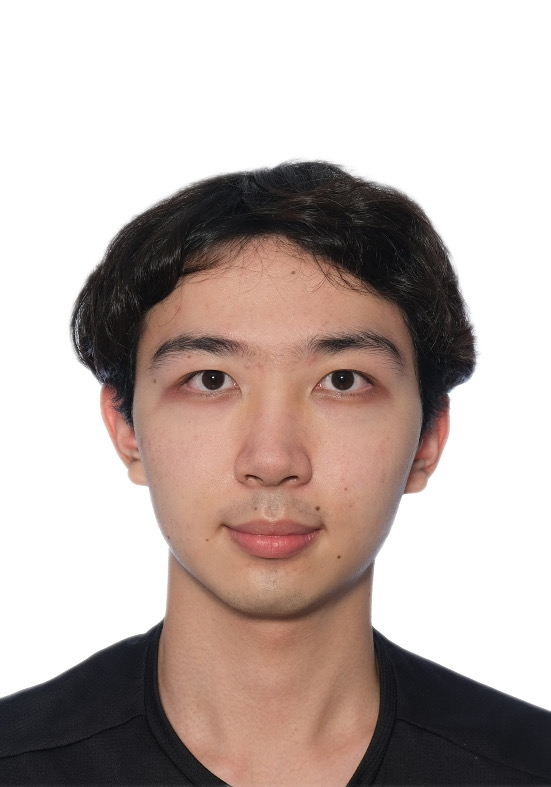
#> input picture WhatsApp Image 2023-01-07 at 11.18.13.jpg, 551 x 787 px, found by its file name
$ python FaceEyeDetection_pictureOnly.py
#> lines starting #> are read from the running program, lines starting #| are printed output that depends on the picture; after the words box and inside, x2 and y2 are one past the last pixel; in counts of white or black regions, pixels touching at a corner belong together
import cv2
import numpy as np

#load the image
image = cv2.imread("C:\\Users\\admin\Pictures\\WhatsApp Image 2023-01-07 at 11.18.13.jpg")
#> image is the input picture: shape (787, 551, 3); mean B, G, R 171, 175.8, 189.4

#convert the image to grayscale (gray is good for detection)
gray_img = cv2.cvtColor(image, cv2.COLOR_BGR2GRAY)#color from BGR to Gray
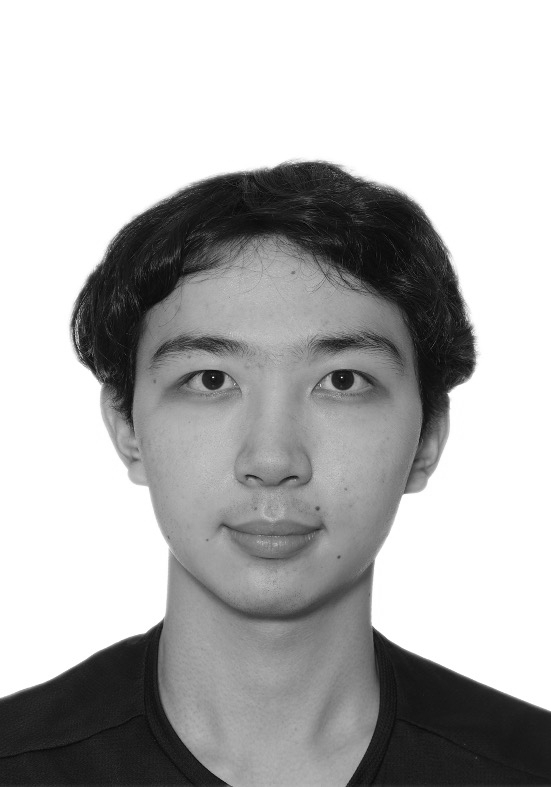
#> gray_img: shape (787, 551); min 1, max 255, mean 179.3

#load the haar cascade classifiers for face and eye detection
face_detector = cv2.CascadeClassifier("C:\\opencv\\build\\etc\\haarcascades\\haarcascade_frontalface_default.xml")
eye_detector = cv2.CascadeClassifier("C:\\opencv\\build\etc\\haarcascades\\haarcascade_eye.xml")


#results lists coordinates (x,y,w,h) of bounding boxes around the detected object
#perform face detection
results = face_detector.detectMultiScale(gray_img, scaleFactor=1.05, minNeighbors=5, minSize=(30,30), flags=cv2.CASCADE_SCALE_IMAGE)
#> results = [[105, 248, 344, 344]]
for (x,y,w,h) in results:
    #draws a green rectangle around each detected face and creates regions of interest(ROI)
    img = cv2.rectangle(image,(x,y),(x+w,y+h),(0,255,0))#(x,y) are the coordinates of top-left corner of rectangle, obtained by detected face. (x+w, y+h) is the coordinates of the bottom-right corner of the rectangle from detected face
#> this loop made 1 pass

#extract regions of interest (ROI) from the grayscale image (gray_img) and the original color image (img) based on the coordinates of the detected faces.
roi_gray = gray_img[y:y+h, x:x+w]
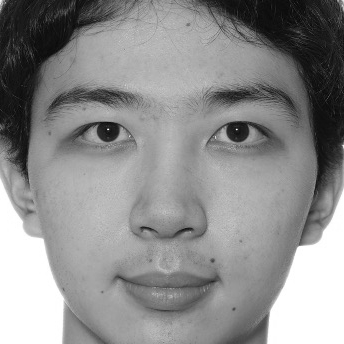
#> roi_gray: shape (344, 344); min 5, max 255, mean 141
roi_color = img[y:y+h, x:x+w]
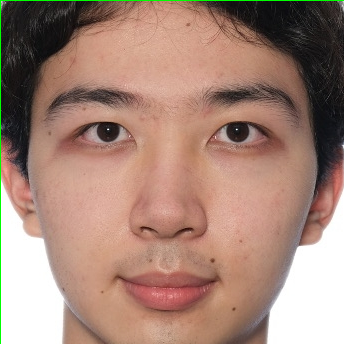
#> roi_color: shape (344, 344, 3); mean B, G, R 119.3, 133.1, 165.5

#for eye detection, detects eyes within each face region and draws rectangles around them
eyes = eye_detector.detectMultiScale(roi_gray)
#> eyes = [[127, 216, 30, 30], [61, 93, 80, 80], [198, 94, 79, 79]]
for (x,y,w,h) in eyes:
    cv2.rectangle(roi_color,(x,y),(x+w,y+h),(0,255,0))
#> this loop made 3 passes
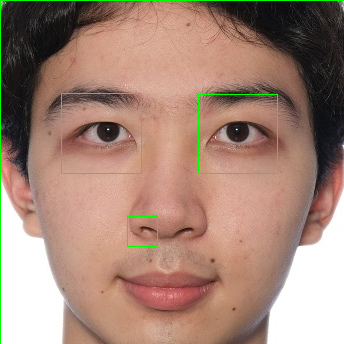
#> roi_color: shape (344, 344, 3); 0.64% of pixels changed, all inside (x1, y1, x2, y2) = (61, 93, 278, 247)


#show the result
cv2.imshow('img',img)
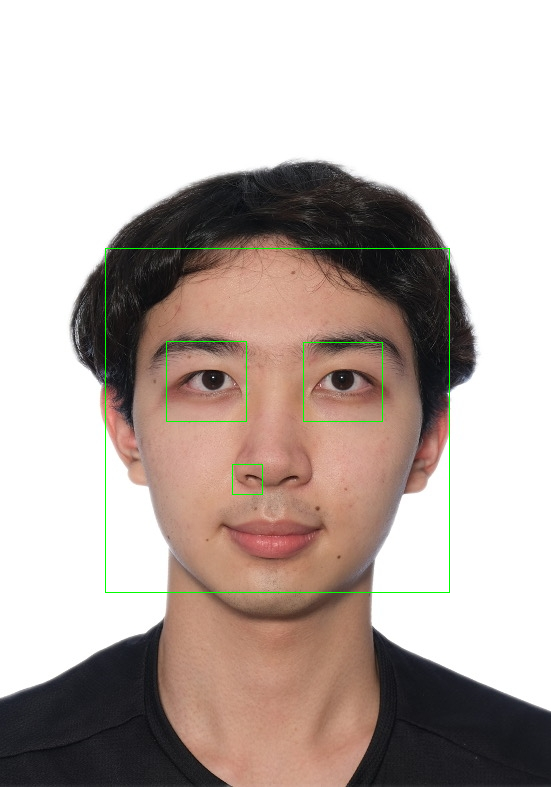
#> window 'img': shape (787, 551, 3); mean B, G, R 170.4, 176.4, 188.6
cv2.waitKey(0)
cv2.destroyAllWindows()
